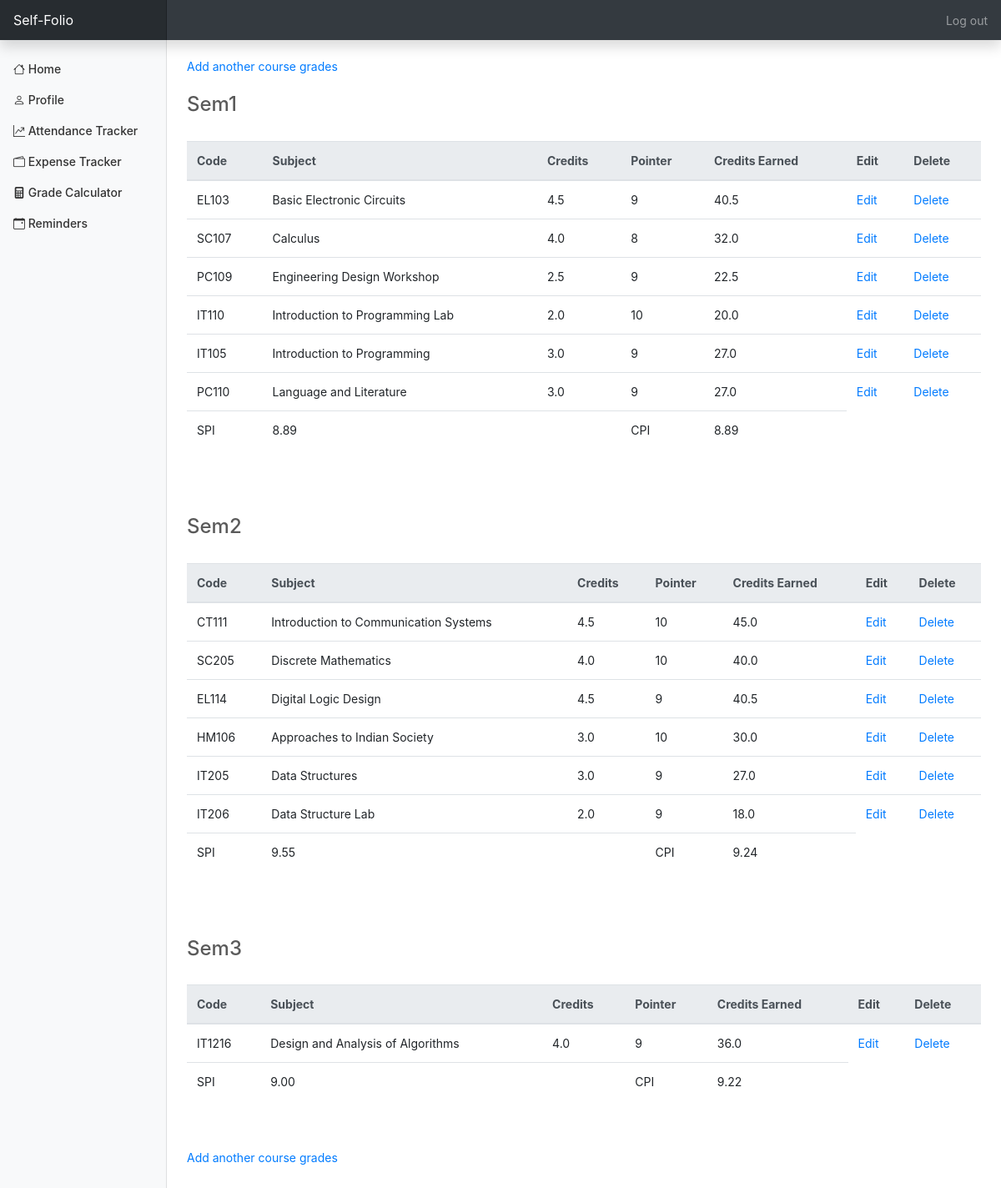
Screenshot of /grade/ (signed in) with the database file from the repository.
### SelF/models.py (models this page shows, shortened)
class Grade(models.Model):
    SEM_CATEGORY = (
        ('Sem 1', 'Sem 1'),
        ('Sem 2', 'Sem 2'),
        ('Sem 3', 'Sem 3'),
        ('Sem 4', 'Sem 4'),
        ('Sem 5', 'Sem 5'),
        ('Sem 6', 'Sem 6'),
        ('Sem 7', 'Sem 7'),
        ('Sem 8', 'Sem 8'),
    )
    semester = models.CharField(max_length=30, choices=SEM_CATEGORY)
    subject = models.CharField(max_length=50)
    code = models.CharField(max_length=32)
    credits = models.FloatField(null=True)
    pointer = models.PositiveIntegerField(validators=[MaxValueValidator(10)])
    creditsEarned = models.FloatField(null=True)
    userProfile = models.ForeignKey(User, null=True, on_delete=models.SET_NULL)

### SelF/views.py (the view)
# urls.py: path('grade/', views.grade, name='grade'),
@login_required(login_url='login_page')
def grade(request):
    if request.method == 'GET':
        user_id = request.user.id
        grades = Grade.objects.filter(userProfile=user_id)
        Sem1 = Grade.objects.filter(userProfile=user_id, semester='Sem 1')
        total1=0
        total11=0
        for entry in Sem1:
            total1 = total1 + entry.creditsEarned
            total11 = total11 + entry.credits
        spi_sem1 = 0
        if total11 > 0:
            spi_sem1 = total1/total11
        total_credits_earned = total1
        total_credits = total11
        cpi_sem1 = 0
        if total_credits > 0:
            cpi_sem1 = total_credits_earned/total_credits
        Sem2 = Grade.objects.filter(userProfile=user_id, semester='Sem 2')
        total2 = 0
        total22 = 0
        for entry in Sem2:
            total2 = total2 + entry.creditsEarned
            total22 = total22 + entry.credits
        spi_sem2 = 0
        if total22 > 0:
            spi_sem2 = total2 / total22
        total_credits_earned += total2
        total_credits += total22
        cpi_sem2 = 0
        if total_credits > 0:
            cpi_sem2 = total_credits_earned / total_credits
        Sem3 = Grade.objects.filter(userProfile=user_id, semester='Sem 3')
        total3 = 0
        total33 = 0
        for entry in Sem3:
            total3 = total3 + entry.creditsEarned
            total33 = total33 + entry.credits
        spi_sem3 = 0
        if total33 > 0:
            spi_sem3 = total3 / total33
        total_credits_earned += total3
        total_credits += total33
        cpi_sem3 = 0
        if total_credits > 0:
            cpi_sem3 = total_credits_earned / total_credits
        Sem4 = Grade.objects.filter(userProfile=user_id, semester='Sem 4')
        total4 = 0
        total44 = 0
        for entry in Sem4:
            total4 = total4 + entry.creditsEarned
            total44 = total44 + entry.credits
        spi_sem4 = 0
        if total44 > 0:
            spi_sem4 = total4 / total44
        total_credits_earned += total4
        total_credits += total44
        cpi_sem4 = 0
        if total_credits > 0:
            cpi_sem4 = total_credits_earned / total_credits
        Sem5 = Grade.objects.filter(userProfile=user_id, semester='Sem 5')
        total5 = 0
        total55 = 0
        for entry in Sem5:
            total5 = total5 + entry.creditsEarned
            total55 = total55 + entry.credits
        spi_sem5 = 0
        if total55 > 0:
            spi_sem5 = total5 / total55
        total_credits_earned += total5
        total_credits += total55
        cpi_sem5 = 0
        if total_credits > 0:
            cpi_sem5 = total_credits_earned / total_credits
        Sem6 = Grade.objects.filter(userProfile=user_id, semester='Sem 6')
        total6 = 0
        total66 = 0
        for entry in Sem6:
            total6 = total6 + entry.creditsEarned
            total66 = total66 + entry.credits
        spi_sem6 = 0
        if total66 > 0:
            spi_sem6 = total6 / total66
        total_credits_earned += total6
        total_credits += total66
        cpi_sem6 = 0
        if total_credits > 0:
            cpi_sem6 = total_credits_earned / total_credits
        Sem7 = Grade.objects.filter(userProfile=user_id, semester='Sem 7')
        total7 = 0
        total77 = 0
        for entry in Sem7:
            total7 = total7 + entry.creditsEarned
            total77 = total77 + entry.credits
        spi_sem7 = 0
        if total77 > 0:
            spi_sem7 = total7 / total77
        total_credits_earned += total7
        total_credits += total77
        cpi_sem7 = 0
        if total_credits > 0:
            cpi_sem7 = total_credits_earned / total_credits
        Sem8 = Grade.objects.filter(userProfile=user_id, semester='Sem 8')
        total8 = 0
        total88 = 0
        for entry in Sem8:
            total8 = total8 + entry.creditsEarned
            total88 = total88 + entry.credits
        spi_sem8 = 0
        if total88 > 0:
            spi_sem8 = total8 / total88
        total_credits_earned += total8
        total_credits += total88
        cpi_sem8 = 0
        if total_credits > 0:
            cpi_sem8 = total_credits_earned / total_credits
        return render(request, 'grade.html', {
            'total_credits_earned': total_credits_earned,
            'total_credits': total_credits,
            'grades': grades,
            'cpi_sem1': cpi_sem1,
            'spi_sem1': spi_sem1,
            'Sem1': Sem1,
            'cpi_sem2': cpi_sem2,
            'spi_sem2': spi_sem2,
            'Sem2': Sem2,
            'cpi_sem3': cpi_sem3,
            'spi_sem3': spi_sem3,
            'Sem3': Sem3,
            'cpi_sem4': cpi_sem4,
            'spi_sem4': spi_sem4,
            'Sem4': Sem4,
            'cpi_sem5': cpi_sem5,
            'spi_sem5': spi_sem5,
            'Sem5': Sem5,
            'cpi_sem6': cpi_sem6,
            'spi_sem6': spi_sem6,
            'Sem6': Sem6,
            'cpi_sem7': cpi_sem7,
            'spi_sem7': spi_sem7,
            'Sem7': Sem7,
            'cpi_sem8': cpi_sem8,
            'spi_sem8': spi_sem8,
            'Sem8': Sem8,
        })

### SelF/templates/grade.html (shortened to what this page needs)
{% extends 'base.html' %}
{% block content %}
<br>
<a href="/grade/addGrade">Add another course grades</a>
<br> <br>
{% if Sem1 %}
<h4>Sem1</h4>
<br>
<table class="table">
    <thead class="thead-light">
        <tr>
            <th>Code</th>
            <th>Subject</th>
            <th>Credits</th>
            <th>Pointer</th>
            <th>Credits Earned</th>
            <th>Edit</th>
            <th>Delete</th>
        </tr>
    </thead>
    <tbody>
        {% for entry in Sem1 %}
            <tr>
                <td>{{ entry.code }}</td>
                <td>{{ entry.subject }}</td>
                <td>{{ entry.credits }}</td>
                <td>{{ entry.pointer }}</td>
                <td>{{ entry.creditsEarned }}</td>
                <td><a href="editGrade/?id={{ entry.id }}">Edit</a></td>
                <td><a href="deleteGrade/?id={{ entry.id }}">Delete</a></td>
            </tr>
        {% endfor %}
        <tr>
            <td>SPI</td>
            <td>{{ spi_sem1|floatformat:2 }}</td>
            <td></td>
            <td>CPI</td>
            <td>{{ cpi_sem1|floatformat:2 }}</td>
        </tr>
    </tbody>
</table>
{% endif %}
{% if Sem2 %}
<br> <br> <br>
<h4>Sem2</h4>
<br>
<table class="table" >
    <thead class="thead-light">
        <tr>
            <th>Code</th>
            <th>Subject</th>
            <th>Credits</th>
            <th>Pointer</th>
            <th>Credits Earned</th>
            <th>Edit</th>
            <th>Delete</th>
        </tr>
    </thead>
    <tbody>
        {% for entry in Sem2 %}
            <tr>
                <td>{{ entry.code }}</td>
                <td>{{ entry.subject }}</td>
                <td>{{ entry.credits }}</td>
                <td>{{ entry.pointer }}</td>
                <td>{{ entry.creditsEarned }}</td>
                <td><a href="editGrade/?id={{ entry.id }}">Edit</a></td>
                <td><a href="deleteGrade/?id={{ entry.id }}">Delete</a></td>
            </tr>
        {% endfor %}
        <tr>
            <td>SPI</td>
            <td>{{ spi_sem2|floatformat:2 }}</td>
            <td></td>
            <td>CPI</td>
            <td>{{ cpi_sem2|floatformat:2 }}</td>
        </tr>
    </tbody>
</table>
{% endif %}
{% if Sem3 %}
<br> <br> <br>
<h4>Sem3</h4>
<br>
<table class="table" >
    <thead class="thead-light">
        <tr>
            <th>Code</th>
            <th>Subject</th>
            <th>Credits</th>
            <th>Pointer</th>
            <th>Credits Earned</th>
            <th>Edit</th>
            <th>Delete</th>
        </tr>
    </thead>
    <tbody>
        {% for entry in Sem3 %}
            <tr>
                <td>{{ entry.code }}</td>
                <td>{{ entry.subject }}</td>
                <td>{{ entry.credits }}</td>
                <td>{{ entry.pointer }}</td>
                <td>{{ entry.creditsEarned }}</td>
                <td><a href="editGrade/?id={{ entry.id }}">Edit</a></td>
                <td><a href="deleteGrade/?id={{ entry.id }}">Delete</a></td>
            </tr>
        {% endfor %}
        <tr>
            <td>SPI</td>
            <td>{{ spi_sem3|floatformat:2 }}</td>
            <td></td>
            <td>CPI</td>
            <td>{{ cpi_sem3|floatformat:2 }}</td>
        </tr>
    </tbody>
</table>
{% endif %}
<br> <br>
<a href="/grade/addGrade">Add another course grades</a>
{% endblock %}

### SelF/static/css/home.css (style rules this page uses)
body { color: #5a5a5a; }

### SelF/templates/base.html (style rules this page uses)
body { font-size: .875rem; margin-bottom: 50px; }

### rows the page displays
Grade: code "EL103", subject "Basic Electronic Circuits", credits "4.5", pointer "9", creditsEarned "40.5"
Grade: code "SC107", subject "Calculus", credits "4.0", pointer "8", creditsEarned "32.0"
Grade: code "PC109", subject "Engineering Design Workshop", credits "2.5", pointer "9", creditsEarned "22.5"
Grade: code "IT110", subject "Introduction to Programming Lab", credits "2.0", pointer "10", creditsEarned "20.0"
Grade: code "IT105", subject "Introduction to Programming", credits "3.0", pointer "9", creditsEarned "27.0"
Grade: code "PC110", subject "Language and Literature", credits "3.0", pointer "9", creditsEarned "27.0"
Grade: code "CT111", subject "Introduction to Communication Systems", credits "4.5", pointer "10", creditsEarned "45.0"
Grade: code "SC205", subject "Discrete Mathematics", credits "4.0", pointer "10", creditsEarned "40.0"
Grade: code "EL114", subject "Digital Logic Design", credits "4.5", pointer "9", creditsEarned "40.5"
Grade: code "HM106", subject "Approaches to Indian Society", credits "3.0", pointer "10", creditsEarned "30.0"
Grade: code "IT205", subject "Data Structures", credits "3.0", pointer "9", creditsEarned "27.0"
Grade: code "IT206", subject "Data Structure Lab", credits "2.0", pointer "9", creditsEarned "18.0"
Grade: code "IT1216", subject "Design and Analysis of Algorithms", credits "4.0", pointer "9", creditsEarned "36.0"

### other values shown
{{ spi_sem1|floatformat:2 }} "8.89"
{{ cpi_sem1|floatformat:2 }} "8.89"
{{ spi_sem2|floatformat:2 }} "9.55"
{{ cpi_sem2|floatformat:2 }} "9.24"
{{ spi_sem3|floatformat:2 }} "9.00"
{{ cpi_sem3|floatformat:2 }} "9.22"
